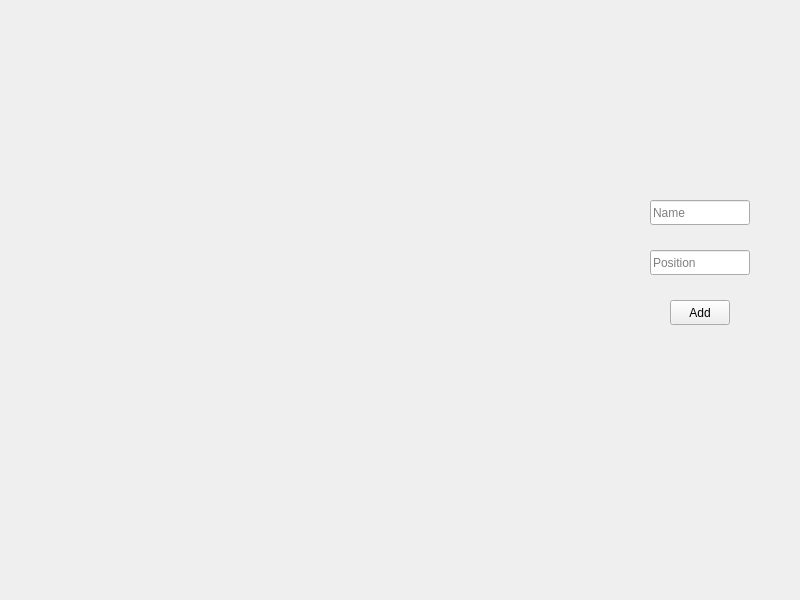
<?xml version="1.0" encoding="UTF-8"?>
<ui version="4.0">
 <class>QtTreeClass</class>
 <widget class="QMainWindow" name="QtTreeClass">
  <property name="geometry">
   <rect>
    <x>0</x>
    <y>0</y>
    <width>800</width>
    <height>600</height>
   </rect>
  </property>
  <property name="windowTitle">
   <string>QtTree</string>
  </property>
  <widget class="QWidget" name="centralWidget">
   <widget class="QPushButton" name="addSubordinateBtn">
    <property name="geometry">
     <rect>
      <x>670</x>
      <y>300</y>
      <width>60</width>
      <height>25</height>
     </rect>
    </property>
    <property name="text">
     <string>Add</string>
    </property>
   </widget>
   <widget class="QLineEdit" name="nameField">
    <property name="geometry">
     <rect>
      <x>650</x>
      <y>200</y>
      <width>100</width>
      <height>25</height>
     </rect>
    </property>
    <property name="text">
     <string/>
    </property>
    <property name="placeholderText">
     <string>Name</string>
    </property>
   </widget>
   <widget class="QLineEdit" name="positionField">
    <property name="geometry">
     <rect>
      <x>650</x>
      <y>250</y>
      <width>100</width>
      <height>25</height>
     </rect>
    </property>
    <property name="text">
     <string/>
    </property>
    <property name="placeholderText">
     <string>Position</string>
    </property>
   </widget>
  </widget>
 </widget>
 <layoutdefault spacing="6" margin="11"/>
 <resources>
  <include location="QtTree.qrc"/>
 </resources>
 <connections/>
 <slots>
  <signal>addSubordinate()</signal>
 </slots>
</ui>
